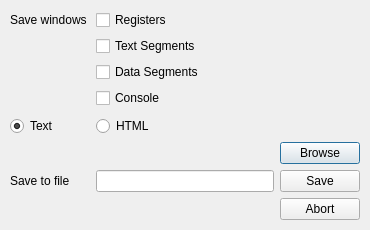
<?xml version="1.0" encoding="UTF-8"?>
<ui version="4.0">
 <class>SaveLogFileDialog</class>
 <widget class="QDialog" name="SaveLogFileDialog">
  <property name="geometry">
   <rect>
    <x>0</x>
    <y>0</y>
    <width>370</width>
    <height>230</height>
   </rect>
  </property>
  <property name="windowTitle">
   <string>Select Windows</string>
  </property>
  <widget class="QWidget" name="verticalLayoutWidget">
   <property name="geometry">
    <rect>
     <x>10</x>
     <y>10</y>
     <width>350</width>
     <height>210</height>
    </rect>
   </property>
   <layout class="QGridLayout" name="gridLayout">
    <item row="2" column="0">
     <widget class="QLabel" name="label">
      <property name="text">
       <string>Save windows </string>
      </property>
     </widget>
    </item>
    <item row="2" column="1">
     <widget class="QCheckBox" name="RegsCheckBox">
      <property name="text">
       <string>Registers</string>
      </property>
     </widget>
    </item>
    <item row="3" column="1">
     <widget class="QCheckBox" name="TextCheckBox">
      <property name="text">
       <string>Text Segments</string>
      </property>
     </widget>
    </item>
    <item row="4" column="1">
     <widget class="QCheckBox" name="DataCheckBox">
      <property name="text">
       <string>Data Segments</string>
      </property>
     </widget>
    </item>
    <item row="5" column="1">
     <widget class="QCheckBox" name="ConsoleCheckBox">
      <property name="text">
       <string>Console</string>
      </property>
     </widget>
    </item>
    <item row="8" column="2">
     <widget class="QPushButton" name="BrowsePushButton">
      <property name="text">
       <string>Browse</string>
      </property>
     </widget>
    </item>
    <item row="9" column="0">
     <widget class="QLabel" name="label_2">
      <property name="text">
       <string>Save to file</string>
      </property>
     </widget>
    </item>
    <item row="9" column="1">
     <widget class="QLineEdit" name="SaveLineEdit"/>
    </item>
    <item row="9" column="2">
     <widget class="QPushButton" name="SavePushButton">
      <property name="text">
       <string>Save</string>
      </property>
     </widget>
    </item>
    <item row="10" column="2">
     <widget class="QPushButton" name="AbortPushButton">
      <property name="text">
       <string>Abort</string>
      </property>
     </widget>
    </item>
    <item row="7" column="0">
     <widget class="QRadioButton" name="TextRadioButton">
      <property name="text">
       <string>Text</string>
      </property>
      <property name="checked">
       <bool>true</bool>
      </property>
     </widget>
    </item>
    <item row="6" column="0">
     <spacer name="verticalSpacer">
      <property name="orientation">
       <enum>Qt::Vertical</enum>
      </property>
      <property name="sizeHint" stdset="0">
       <size>
        <width>20</width>
        <height>60</height>
       </size>
      </property>
     </spacer>
    </item>
    <item row="7" column="1">
     <widget class="QRadioButton" name="HTMLRadioButton">
      <property name="text">
       <string>HTML</string>
      </property>
     </widget>
    </item>
   </layout>
  </widget>
 </widget>
 <resources/>
 <connections>
  <connection>
   <sender>SavePushButton</sender>
   <signal>clicked()</signal>
   <receiver>SaveLogFileDialog</receiver>
   <slot>accept()</slot>
   <hints>
    <hint type="sourcelabel">
     <x>321</x>
     <y>143</y>
    </hint>
    <hint type="destinationlabel">
     <x>184</x>
     <y>99</y>
    </hint>
   </hints>
  </connection>
  <connection>
   <sender>AbortPushButton</sender>
   <signal>clicked()</signal>
   <receiver>SaveLogFileDialog</receiver>
   <slot>reject()</slot>
   <hints>
    <hint type="sourcelabel">
     <x>321</x>
     <y>172</y>
    </hint>
    <hint type="destinationlabel">
     <x>184</x>
     <y>99</y>
    </hint>
   </hints>
  </connection>
 </connections>
</ui>
